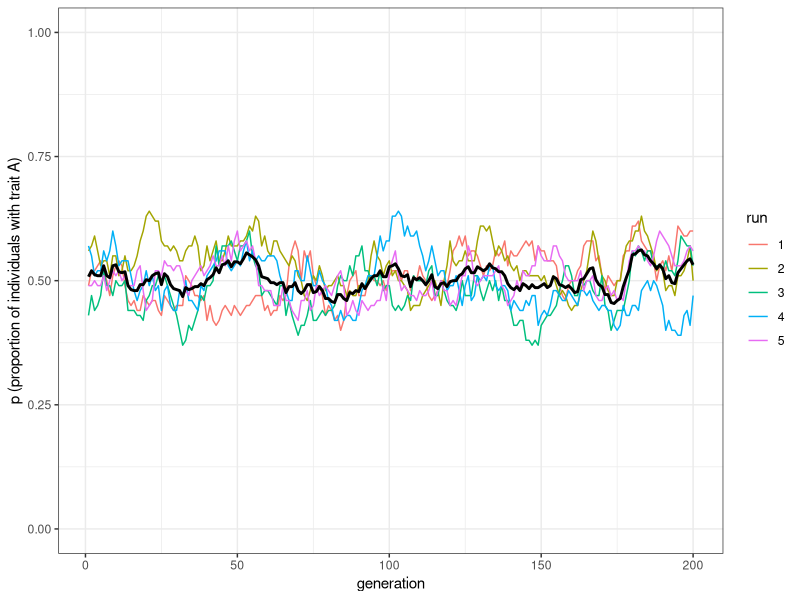
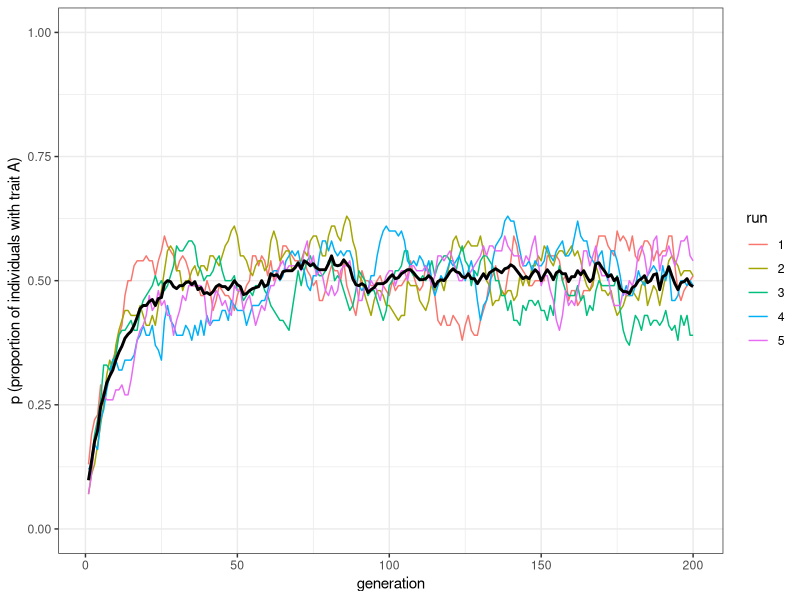
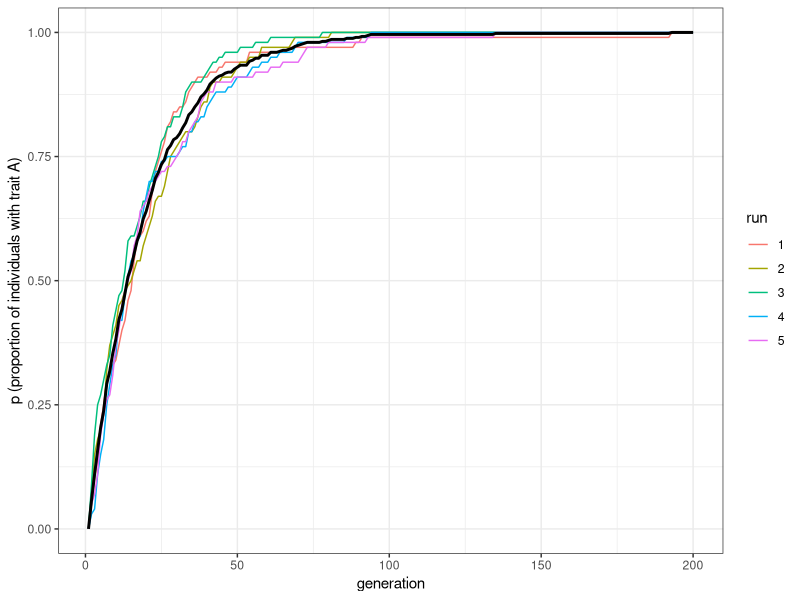
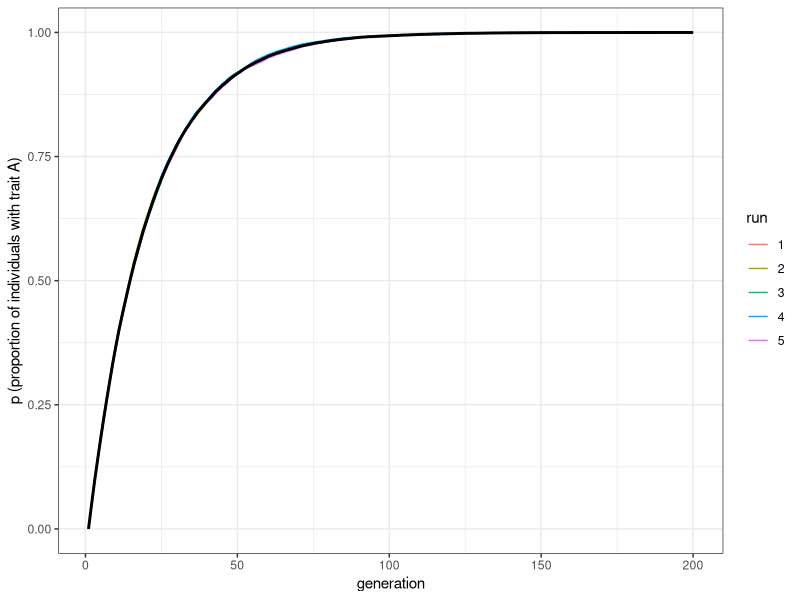
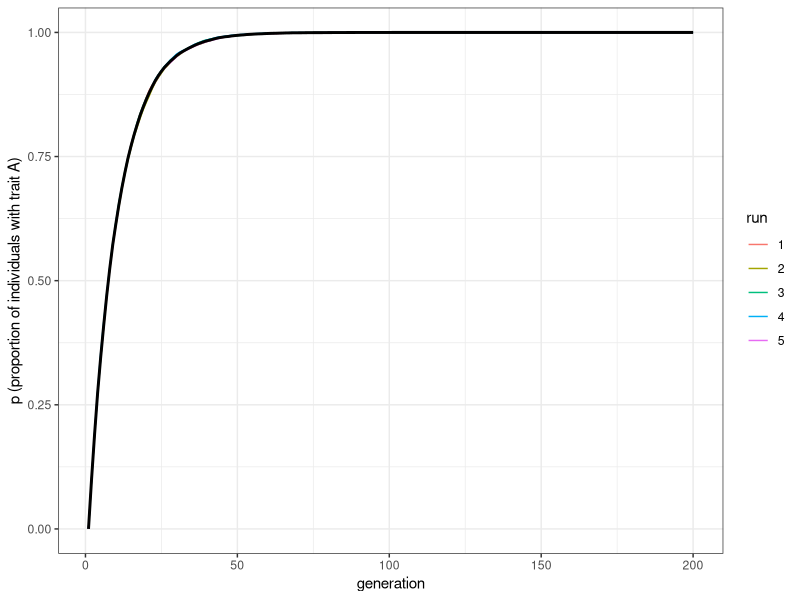
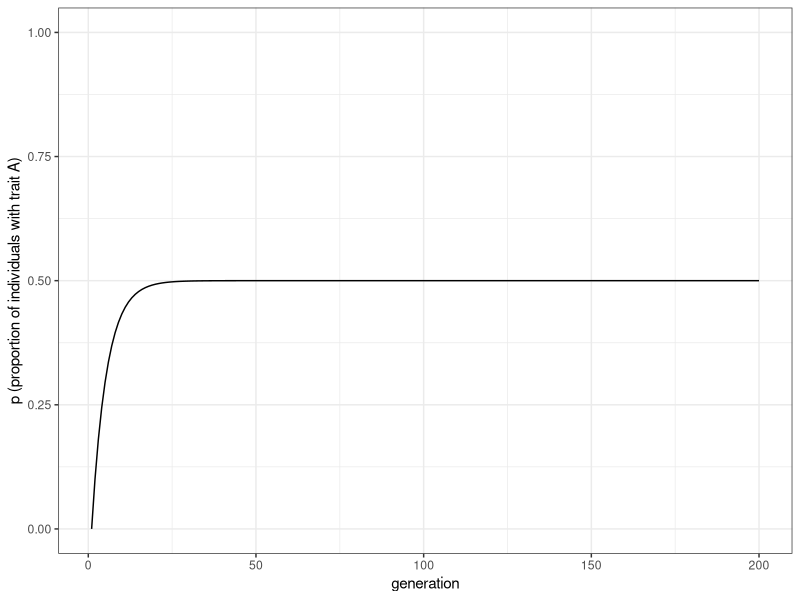
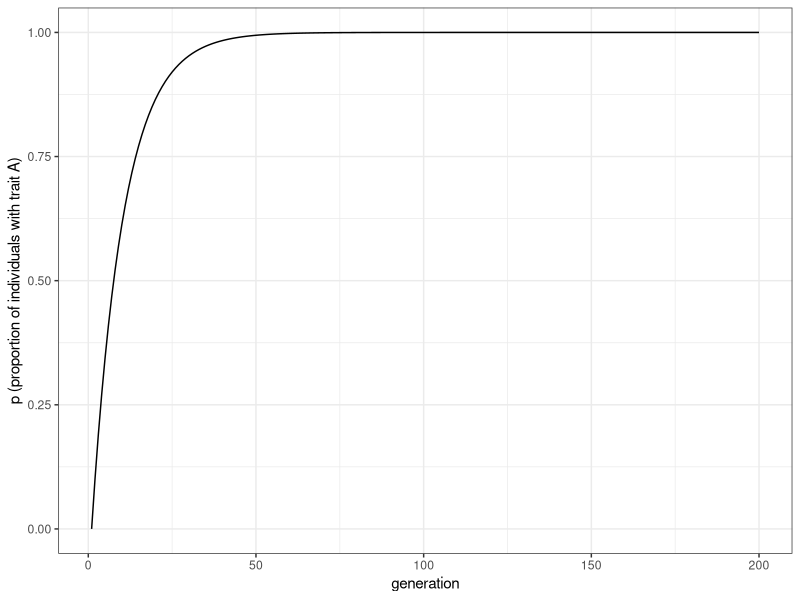

R code for these plots, in order:
## ---- chunk 1
library(tidyverse)
set.seed(111)

unbiased_mutation <- function(N, mu, p_0, t_max, r_max) {
  output <- tibble(generation = rep(1:t_max, r_max), p = rep(NA, t_max * r_max), run = as.factor(rep(1:r_max, each = t_max))) # create the output tibble

  for (r in 1:r_max) {
    population <- tibble(trait = sample(c("A", "B"), N, replace = TRUE, prob = c(p_0, 1 - p_0)))

    output[output$generation == 1 & output$run == r, ]$p <- sum(population$trait == "A") / N # add first generation's p for run r
    for (t in 2:t_max) {
      previous_population <- population # copy individuals to previous_population tibble

      mutate <- sample(c(TRUE, FALSE), N, prob = c(mu, 1 - mu), replace = TRUE) # find 'mutant' individuals

      if (nrow(population[mutate & previous_population$trait == "A", ]) > 0) { # if there are 'mutant' from A to B
        population[mutate & previous_population$trait == "A", ]$trait <- "B" # then flip them to B
      }

      if (nrow(population[mutate & previous_population$trait == "B", ]) > 0) { # if there are 'mutant' from B to A
        population[mutate & previous_population$trait == "B", ]$trait <- "A" # then flip them to A
      }
      output[output$generation == t & output$run == r, ]$p <- sum(population$trait == "A") / N # get p and put it into output slot for this generation t and run r
    }
  }
  output # export data from function
}
## ---- chunk 2
plot_multiple_runs <- function(data_model) {
  ggplot(data = data_model, aes(y = p, x = generation)) +
    geom_line(aes(colour = run)) +
    stat_summary(fun.y = mean, geom = "line", size = 1) +
    ylim(c(0, 1)) +
    theme_bw() +
    labs(y = "p (proportion of individuals with trait A)")
}
## ---- chunk 3
data_model <- unbiased_mutation(N = 100, mu = 0.05, p_0 = 0.5, t_max = 200, r_max = 5)
plot_multiple_runs(data_model)
## ---- chunk 4
data_model <- unbiased_mutation(N = 100, mu = 0.05, p_0 = 0.1, t_max = 200, r_max = 5)
plot_multiple_runs(data_model)
## ---- chunk 5
biased_mutation <- function(N, mu_b, p_0, t_max, r_max) {
  output <- tibble(generation = rep(1:t_max, r_max), p = rep(NA, t_max * r_max), run = as.factor(rep(1:r_max, each = t_max))) # create the output tibble

  for (r in 1:r_max) {
    population <- tibble(trait = sample(c("A", "B"), N, replace = TRUE, prob = c(p_0, 1 - p_0)))

    output[output$generation == 1 & output$run == r, ]$p <- sum(population$trait == "A") / N # add first generation's p for run r
    for (t in 2:t_max) {
      previous_population <- population # copy individuals to previous_population tibble

      mutate <- sample(c(TRUE, FALSE), N, prob = c(mu_b, 1 - mu_b), replace = TRUE) # find 'mutant' individuals

      if (nrow(population[mutate & previous_population$trait == "B", ]) > 0) {
        population[mutate & previous_population$trait == "B", ]$trait <- "A" # if individual was B and mutates, flip to A
      }
      output[output$generation == t & output$run == r, ]$p <- sum(population$trait == "A") / N # get p and put it into output slot for this generation t and run r
    }
  }
  output # export data from function
}
## ---- chunk 6
data_model <- biased_mutation(N = 100, mu_b = 0.05, p_0 = 0, t_max = 200, r_max = 5)
plot_multiple_runs(data_model)
## ---- chunk 7
data_model <- biased_mutation(N = 10000, mu_b = 0.05, p_0 = 0, t_max = 200, r_max = 5)
plot_multiple_runs(data_model)
## ---- chunk 8
data_model <- biased_mutation(N = 10000, mu_b = 0.1, p_0 = 0, t_max = 200, r_max = 5)
plot_multiple_runs(data_model)
## ---- chunk 9

p_0 <- 0
t_max <- 200
mu <- 0.1

pop_analytical <- tibble(p = rep(NA, t_max), generation = 1:t_max)
pop_analytical$p[1] <- p_0

for (i in 2:t_max) {
  pop_analytical$p[i] <- pop_analytical$p[i - 1] * (1 - mu) + (1 - pop_analytical$p[i - 1]) * mu
}

ggplot(data = pop_analytical, aes(y = p, x = generation)) +
  geom_line() +
  ylim(c(0, 1)) +
  theme_bw() +
  labs(y = "p (proportion of individuals with trait A)")
## ---- chunk 10

p_0 <- 0
t_max <- 200
mu_b <- 0.1

pop_analytical <- tibble(p = rep(NA, t_max), generation = 1:t_max)
pop_analytical$p[1] <- p_0

for (i in 2:t_max) {
  pop_analytical$p[i] <- pop_analytical$p[i - 1] + (1 - pop_analytical$p[i - 1]) * mu_b
}

ggplot(data = pop_analytical, aes(y = p, x = generation)) +
  geom_line() +
  ylim(c(0, 1)) +
  theme_bw() +
  labs(y = "p (proportion of individuals with trait A)")
